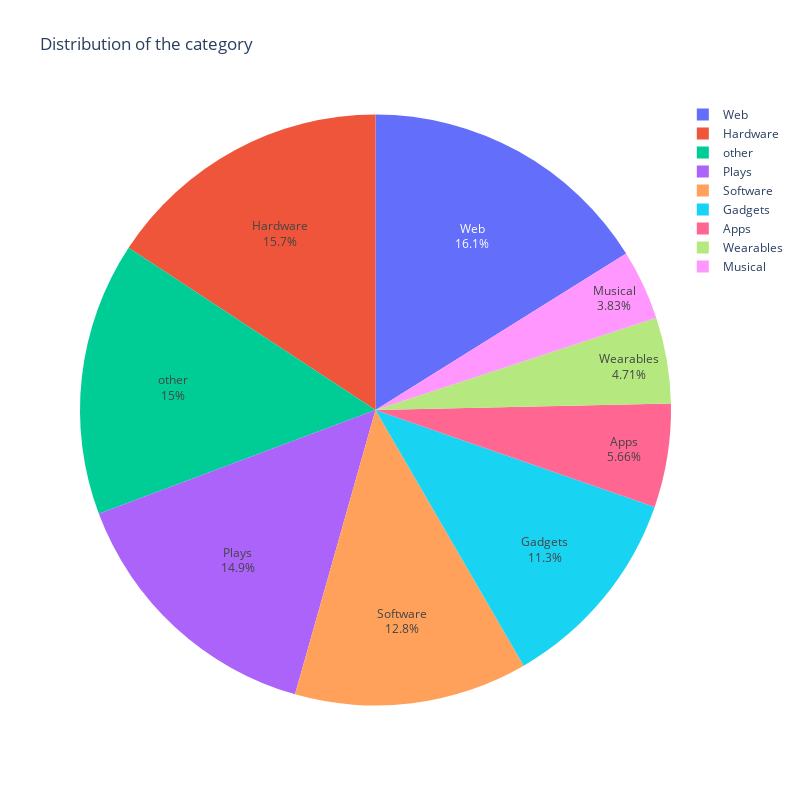

Notebook cell for this chart:
### Code cell
category_df = kickstarter_df["category"].value_counts().to_frame().reset_index()
category_norm = kickstarter_df.value_counts(["category"], normalize=True)
category_df["norm"] = category_norm.values
category_df["label"] = category_df.apply(
    lambda x: x["category"] if x["norm"] >= 0.03 else "other", axis=1
)
other_category_df = category_df[category_df["label"] == "other"]
category_df.drop(other_category_df.index, inplace=True)
group_other_category_df = other_category_df.groupby("label").sum().reset_index()
category_df = pd.concat([category_df, group_other_category_df], axis=0)
category_df.drop(columns=["category"], inplace=True)
import plotly.graph_objects as go

# Pie chart for the distribution of the country, category, currency, created_at_weekday
# under 3
fig = go.Figure()
fig.add_trace(
    go.Pie(
        labels=category_df["label"],
        values=category_df["count"],
        name="category",
        text=category_df["label"],
    )
)
fig.update_layout(
    width=800,
    height=800,
    title_text="Distribution of the category",
    annotations=[
        dict(
            showarrow=False,
            x=0.5,
            y=0.5,
            text="",
            font_size=20,
            font_family="Arial",
        )
    ],
)
fig.show()

### Figure 1 — Plotly figure (JSON) as saved in the notebook; plotly's stock layout.template omitted (floating-point values rounded to 4 significant figures)
{"data": [{"labels": ["Web", "Hardware", "Plays", "Software", "Gadgets", "Apps", "Wearables", "Musical", "other"], "name": "category", "text": ["Web", "Hardware", "Plays", "Software", "Gadgets", "Apps", "Wearables", "Musical", "other"], "type": "pie", "values": [3325, 3248, 3073, 2631, 2336, 1168, 971, 791, 3089]}], "layout": {"annotations": [{"font": {"family": "Arial", "size": 20}, "showarrow": false, "text": "", "x": 0.5, "y": 0.5}], "height": 800, "title": {"text": "Distribution of the category"}, "width": 800}}
